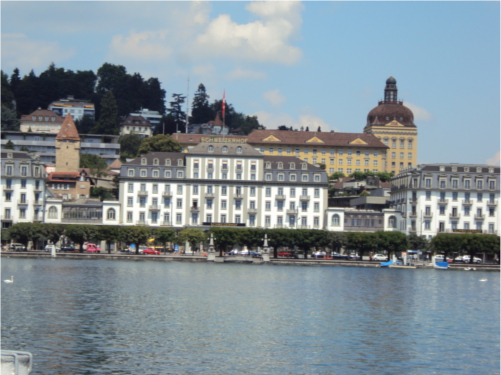
%> input picture Image Transformation/4.JPG, 501 x 375 px
$ octave --eval "result = Reduce(imread('4.JPG'));"   (GNU Octave 9; MATLAB toolbox functions it lacks are replaced by stand-ins)
%> lines starting %> are read from the running program, lines starting %| are printed output that depends on the picture
function [imgout]= Reduce(I) %#ok<*STOUT,*INUSD>
I=im2double(I);
cw = .375; % kernel centre weight, same as MATLAB func impyramid. 0.6 in the Paper
kernel = [.25-cw/2 .25 cw .25 .25-cw/2];
imgout=[];
sz=size(I);
%> sz = [375 501 3]
for n=1:1:3
img1=imfilter(I(:,:,n),kernel,'symmetric','same');
img2=imfilter(img1,kernel','symmetric','same');
imgout(:,:,n)=img2(1:2:sz(1),1:2:sz(2));
end
%> this loop made 3 passes
%> pass 1, in Reduce, `img1=imfilter(I(:,:,n),kernel,'symmetric','same');`:
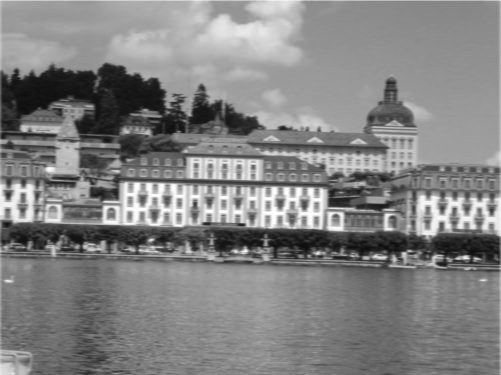
%> img1: size 375x501 double; min 0.0569, max 0.999, mean 0.512
%> pass 2, in Reduce, `img1=imfilter(I(:,:,n),kernel,'symmetric','same');`:
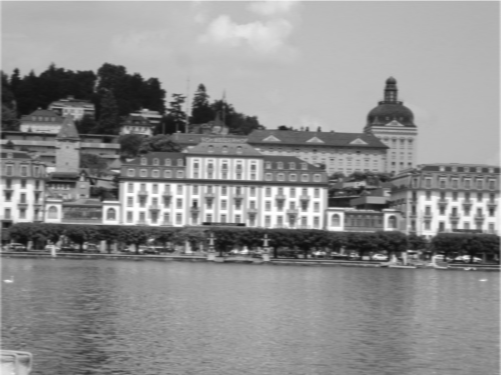
%> img1: size 375x501 double; min 0.0581, max 0.997, mean 0.561
%> after the loop:
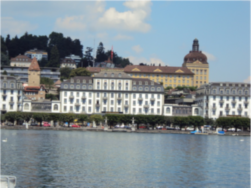
%> imgout: size 188x251x3 double; mean R, G, B 0.513, 0.561, 0.587
end

$ run again, on Image Transformation/5.JPG
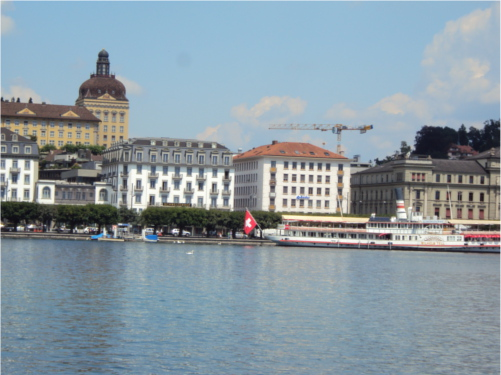
%> input picture Image Transformation/5.JPG, 501 x 375 px
%> the loop in Reduce, `for n=1:1:3` made 3 passes
%> pass 1, in Reduce, `img1=imfilter(I(:,:,n),kernel,'symmetric','same');`:
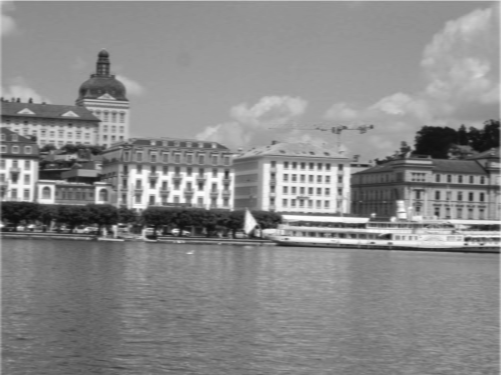
%> img1: size 375x501 double; min 0.0537, max 0.998, mean 0.54
%> after the loop in Reduce, `for n=1:1:3`:
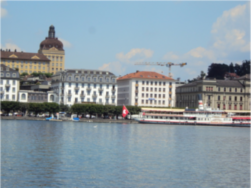
%> imgout: size 188x251x3 double; mean R, G, B 0.54, 0.6, 0.637

$ run again, on Image Transformation/6.JPG
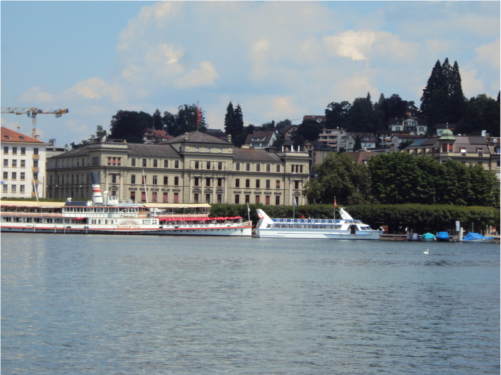
%> input picture Image Transformation/6.JPG, 501 x 375 px
%> the loop in Reduce, `for n=1:1:3` made 3 passes
%> pass 1, in Reduce, `img1=imfilter(I(:,:,n),kernel,'symmetric','same');`:
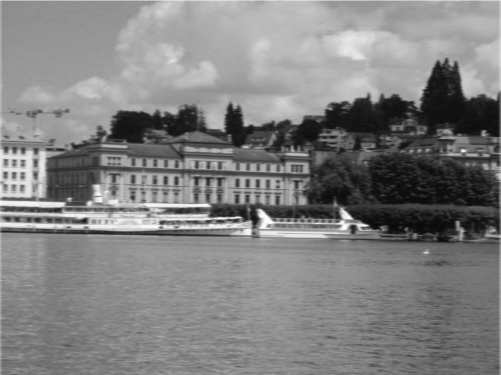
%> img1: size 375x501 double; min 0.0338, max 0.999, mean 0.506
%> after the loop in Reduce, `for n=1:1:3`:
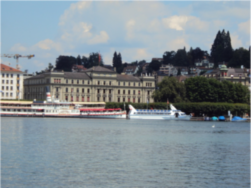
%> imgout: size 188x251x3 double; mean R, G, B 0.507, 0.549, 0.574
